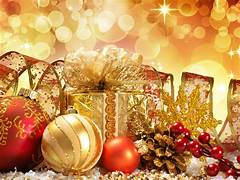
#> input picture pic/bai1.jpg, 240 x 180 px, found by its file name
$ python bai_1.py
#> lines starting #> are read from the running program, lines starting #| are printed output that depends on the picture
#Code bài này được viết trên VsCode và sử dụng thư viện Pillow để xử lý

#import Image từ thư viện Pillow
from PIL import Image

#Nhập đường dẫn đã tải về thư mục
dir = input("Xin moi nhap duong dan thu muc chua pic: ")
#> the answer given: bai1.jpg

#Tạo đường dẫn cho thư mục và ảnh
image_path = dir + '/pic/bai1.JPG'
pic_path = dir + '/pic'

# Mở ảnh từ đường dẫn
img_01 = Image.open(image_path)
#> img_01 is the input picture: PIL image 240x180 RGB; mean R, G, B 201.8, 146.4, 83
print(pic_path)

#Chuyển ảnh thành ảnh xám
gray_01 = img_01.convert("L")
gray_01.show()

#Tách band màu của ảnh
red_01, green_01, blue_01 = img_01.split() #Chỗ này ta có thể dùng hàm getchannel với cú pháp img_01.getchannel("R hoặc G hoặc B")
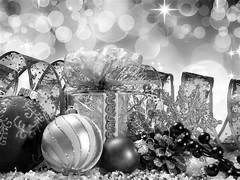
#> green_01: PIL image 240x180 L; min 0, max 255, mean 146.4
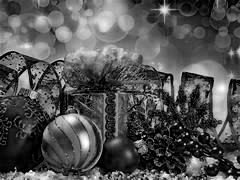
#> blue_01: PIL image 240x180 L; min 0, max 255, mean 83

# Lưu ảnh
gray_01.save(pic_path + '/gray.JPG')
red_01.save(pic_path + '/red.JPG')
green_01.save(pic_path + '/green.JPG')
blue_01.save(pic_path + '/blue.JPG')

#Merge lại các band màu

# 1. Merge đúng thứ tự RGB
merge_01 = Image.merge("RGB", (red_01, green_01, blue_01))
merge_01.show()

# 2. Đảo lại thứ tự
merge_02 = Image.merge("RGB", (red_01, blue_01, green_01))
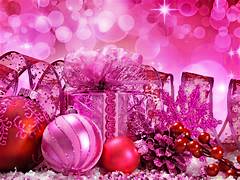
#> merge_02: PIL image 240x180 RGB; mean R, G, B 201.8, 83, 146.4
merge_02.show()

# 3
merge_03 = Image.merge("RGB", (green_01, blue_01, red_01))
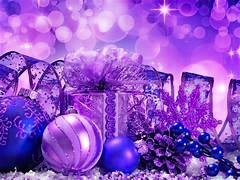
#> merge_03: PIL image 240x180 RGB; mean R, G, B 146.4, 83, 201.8
merge_03.show()

# 4
merge_04 = Image.merge("RGB", (green_01, red_01, blue_01))
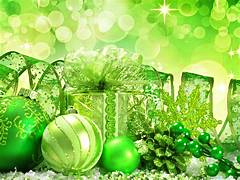
#> merge_04: PIL image 240x180 RGB; mean R, G, B 146.4, 201.8, 83
merge_04.show()

# 5
merge_05 = Image.merge("RGB", (blue_01, red_01, green_01))
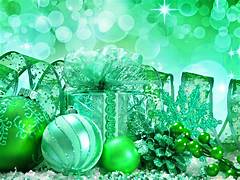
#> merge_05: PIL image 240x180 RGB; mean R, G, B 83, 201.8, 146.4
merge_05.show()

# 6
merge_06 = Image.merge("RGB", (blue_01, green_01, red_01))
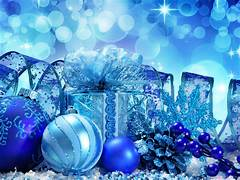
#> merge_06: PIL image 240x180 RGB; mean R, G, B 83, 146.4, 201.8
merge_06.show()

#Lưu lại các ảnh merge
merge_01.save(pic_path + '/merge1.JPG')
merge_02.save(pic_path + '/merge2.JPG')
merge_03.save(pic_path + '/merge3.JPG')
merge_04.save(pic_path + '/merge4.JPG')
merge_05.save(pic_path + '/merge5.JPG')
merge_06.save(pic_path + '/merge6.JPG')

#Đóng ảnh
img_01.close()

# Có tất cả 3! = 6 cách chuyển đổi cho ra 6 màu ảnh khác nhau
